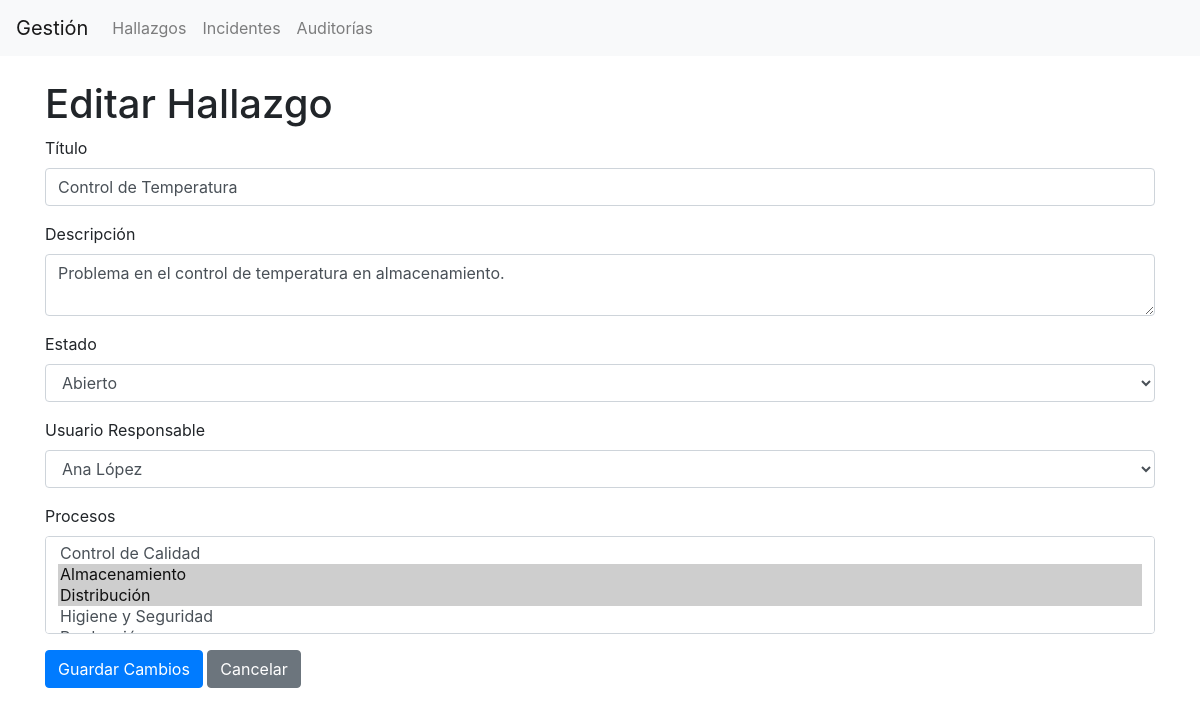
/index.php?entity=hallazgo&action=edit&id=1, run on the app's committed database.
### tables this page shows
CREATE TABLE Hallazgo (
    id INT AUTO_INCREMENT PRIMARY KEY,       
    titulo VARCHAR(150) NOT NULL,            
    descripcion TEXT NOT NULL,               
    fecha_creacion TIMESTAMP DEFAULT CURRENT_TIMESTAMP,  
    fecha_actualizacion TIMESTAMP DEFAULT CURRENT_TIMESTAMP ON UPDATE CURRENT_TIMESTAMP,  
    id_estado INT,                           
    id_usuario INT,                          
    FOREIGN KEY (id_estado) REFERENCES Estado(id),   
    FOREIGN KEY (id_usuario) REFERENCES Usuario(id)  
);

CREATE TABLE Estado (
    id INT AUTO_INCREMENT PRIMARY KEY,   
    nombre VARCHAR(50) NOT NULL          
);

CREATE TABLE Usuario (
    id INT AUTO_INCREMENT PRIMARY KEY,   
    nombre VARCHAR(100) NOT NULL,        
    email VARCHAR(100) NOT NULL UNIQUE,  
    fecha_registro TIMESTAMP DEFAULT CURRENT_TIMESTAMP   
);

### controllers/HallazgoController.php (called while the page is built, shortened)
<?php
require_once 'models/HallazgoModel.php';
require_once 'models/ProcesoModel.php';
require_once 'models/EstadoModel.php';
require_once 'models/UsuarioModel.php';
class HallazgoController {
    private $model;
    private $procesoModel;
    private $estadoModel;
    private $usuarioModel;
    public function __construct($pdo) {
        $this->model = new HallazgoModel($pdo);
        $this->procesoModel = new ProcesoModel($pdo);
        $this->estadoModel = new EstadoModel($pdo);
        $this->usuarioModel = new UsuarioModel($pdo);
    }
    public function edit($id) {
        $hallazgo = $this->model->getById($id);
        $procesos = $this->procesoModel->getAll();
        $estados = $this->estadoModel->getAll();
        $usuarios = $this->usuarioModel->getAll();
        $selectedProcesos = $this->model->getProcesos($hallazgo['id']);
        $selectedProcesoIds = array_column($selectedProcesos, 'id');
        require 'views/hallazgo/edit.php';
    }
}
?>

### models/HallazgoModel.php (called while the page is built, shortened)
<?php
class HallazgoModel {
    private $pdo;
    public function __construct($pdo) {
        $this->pdo = $pdo;
    }
    public function getById($id) {
        $stmt = $this->pdo->prepare("
            SELECT h.*, e.nombre as estado_nombre, u.nombre as usuario_nombre
            FROM Hallazgo h
            LEFT JOIN Estado e ON h.id_estado = e.id
            LEFT JOIN Usuario u ON h.id_usuario = u.id
            WHERE h.id = ?
        ");
        $stmt->execute([$id]);
        $hallazgo = $stmt->fetch(PDO::FETCH_ASSOC);
        if ($hallazgo) {
            $hallazgo['procesos'] = $this->getProcesos($hallazgo['id']);
        }
        return $hallazgo;
    }
    public function getProcesos($hallazgo_id) {
        $stmt = $this->pdo->prepare("SELECT p.* FROM Proceso p INNER JOIN Hallazgo_Proceso hp ON p.id = hp.id_proceso WHERE hp.id_hallazgo = ?");
        $stmt->execute([$hallazgo_id]);
        return $stmt->fetchAll(PDO::FETCH_ASSOC);
    }
}
?>

### models/EstadoModel.php (called while the page is built, shortened)
<?php
class EstadoModel {
    private $pdo;
    public function __construct($pdo) {
        $this->pdo = $pdo;
    }
    public function getAll() {
        $stmt = $this->pdo->query("SELECT * FROM Estado");
        return $stmt->fetchAll(PDO::FETCH_ASSOC);
    }
}

### models/UsuarioModel.php (called while the page is built, shortened)
<?php
class UsuarioModel {
    private $pdo;
    public function __construct($pdo) {
        $this->pdo = $pdo;
    }
    public function getAll() {
        $stmt = $this->pdo->query("SELECT * FROM Usuario");
        return $stmt->fetchAll(PDO::FETCH_ASSOC);
    }
}

### models/ProcesoModel.php (called while the page is built, shortened)
<?php
class ProcesoModel {
    private $pdo;
    public function __construct($pdo) {
        $this->pdo = $pdo;
    }
    public function getAll() {
        $stmt = $this->pdo->query("SELECT * FROM Proceso");
        return $stmt->fetchAll(PDO::FETCH_ASSOC);
    }
}

### views/hallazgo/edit.php (the view, shortened to what this page needs)
<!DOCTYPE html>
<html lang="es">
<head>
    <link rel="stylesheet" href="https://cdn.jsdelivr.net/npm/bootstrap@4.5.2/dist/css/bootstrap.min.css">
</head>
<body>
<?php include 'views/layout/header.php'; ?>
<div class="container mt-4">
    <h1>Editar Hallazgo</h1>
    <form action="index.php?entity=hallazgo&action=edit&id=<?= $hallazgo['id'] ?>" method="POST">
        <div class="form-group">
            <label for="titulo">Título</label>
            <input type="text" class="form-control" id="titulo" name="titulo" value="<?= $hallazgo['titulo'] ?>" required>
        </div>
        <div class="form-group">
            <label for="descripcion">Descripción</label>
            <textarea class="form-control" id="descripcion" name="descripcion" required><?= $hallazgo['descripcion'] ?></textarea>
        </div>
        <div class="form-group">
            <label for="id_estado">Estado</label>
            <select class="form-control" id="id_estado" name="id_estado" required>
                <?php foreach ($estados as $estado): ?>
                    <option value="<?= $estado['id'] ?>" <?= ($estado['id'] == $hallazgo['id_estado']) ? 'selected' : '' ?>>
                        <?= $estado['nombre'] ?>
                    </option>
                <?php endforeach; ?>
            </select>
        </div>
        <div class="form-group">
            <label for="id_usuario">Usuario Responsable</label>
            <select class="form-control" id="id_usuario" name="id_usuario" required>
                <?php foreach ($usuarios as $usuario): ?>
                    <option value="<?= $usuario['id'] ?>" <?= ($usuario['id'] == $hallazgo['id_usuario']) ? 'selected' : '' ?>>
                        <?= $usuario['nombre'] ?>
                    </option>
                <?php endforeach; ?>
            </select>
        </div>
        <div class="form-group">
            <label for="procesos">Procesos</label>
            <select multiple class="form-control" id="procesos" name="procesos[]">
                <?php foreach ($procesos as $proceso): ?>
                    <option value="<?= $proceso['id'] ?>" <?= in_array($proceso['id'], $selectedProcesoIds) ? 'selected' : '' ?>>
                        <?= $proceso['nombre'] ?>
                    </option>
                <?php endforeach; ?>
            </select>
        </div>
        <button type="submit" class="btn btn-primary">Guardar Cambios</button>
        <a href="index.php?entity=hallazgo&action=index" class="btn btn-secondary">Cancelar</a>
    </form>
</div>
</body>
</html>

### data on the page
hallazgo: titulo "Control de Temperatura", descripcion "Problema en el control de temperatura en almacenamiento.", id_estado "Abierto", id_usuario "Ana López"

### other printed values
form field value "Control de Calidad / Almacenamiento ☑ / Distribución ☑ / Higiene y Seguridad"
